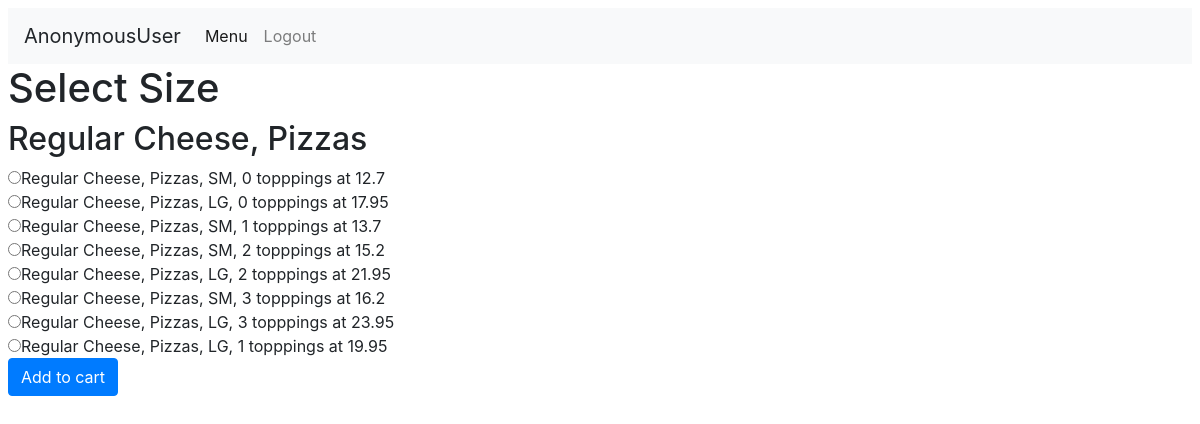
The page /orders/3/select_size on the database its author committed.
### orders/models.py (models this page shows)
class Item(models.Model):
    category = models.ForeignKey(Category, on_delete=models.CASCADE)
    item = models.CharField(max_length=64)
    def __str__(self):
        return f"{self.item}, {self.category}"

class Category(models.Model):
    category = models.CharField(max_length=64)
    def __str__(self):
        return f"{self.category}"

class Item_Price(models.Model):
    item = models.ForeignKey(Item, on_delete=models.CASCADE, related_name="price")
    SMALL = 'SM'
    LARGE = 'LG'
    SET = 'ST'
    SIZE_CHOICES = [
        (SMALL, 'Small'),
        (LARGE, 'Large'),
        (SET, 'Set'),
    ]
    topping_count = models.IntegerField(default=0,)
    size = models.CharField(max_length=2, choices=SIZE_CHOICES, default=SMALL,)
    price = models.FloatField(max_length=10, blank=True)
    def __str__(self):
        return f"{self.item}, {self.size}, {self.topping_count} topppings at {self.price}"

### orders/views.py (the view)
# urls.py: path("<int:item_id>/select_size", views.select_size, name="select_size"),
def select_size(request, item_id):
    if request.method == 'POST':
        print("Got to post")
        price_id = request.POST.get("size")
        return redirect('select_toppings', item_id = item_id, price_id = price_id)
    else:
        item = Item.objects.get(pk = item_id)
        context = {
            "Item": item,
            "Sizes": item.price.all(),
            "item_id": item_id
        }
        return render(request, "orders/select_size.html", context)

### orders/templates/orders/select_size.html (shortened to what this page needs)
{% extends "orders/base.html" %}
{% block body %}
<h1>Select Size</h1>
  <h2>{{Item}}</h2>
  <form action="{% url 'select_size' item_id %}" method="post">
      {% for size in Sizes %}
        <input type="radio" name="size" id="{{size}}" value="{{size.id}}">{{size}}</input>
        <br>
      {% endfor %}
      <input type="submit" class ="btn btn-primary" value="Add to cart"></input>
  </form>
{% endblock %}

### rows shown on the page
Item: item+category "Regular Cheese, Pizzas"
Item_Price: item+size+topping_count "Regular Cheese, Pizzas, SM, 0 topppings at 12.7"
Item_Price: item+size+topping_count "Regular Cheese, Pizzas, LG, 0 topppings at 17.95"
Item_Price: item+size+topping_count "Regular Cheese, Pizzas, SM, 1 topppings at 13.7"
Item_Price: item+size+topping_count "Regular Cheese, Pizzas, SM, 2 topppings at 15.2"
Item_Price: item+size+topping_count "Regular Cheese, Pizzas, LG, 2 topppings at 21.95"
Item_Price: item+size+topping_count "Regular Cheese, Pizzas, SM, 3 topppings at 16.2"
Item_Price: item+size+topping_count "Regular Cheese, Pizzas, LG, 3 topppings at 23.95"
Item_Price: item+size+topping_count "Regular Cheese, Pizzas, LG, 1 topppings at 19.95"

### other values the page prints
{{ user }} "AnonymousUser"
